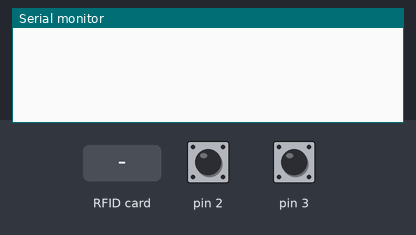
Simulated run of this sketch. Board: Arduino Mega 2560, built with avr-gcc and run on an emulated ATmega2560. Shown: the last lines printed to the serial monitor. The inputs (shaded band) are chosen by the test bench; at power-on: pin 2 HIGH, pin 3 HIGH.

Above: at 1.2 s.
1.3 s: pin 2 pulled LOW for 0.15 s
At 2.4 s:
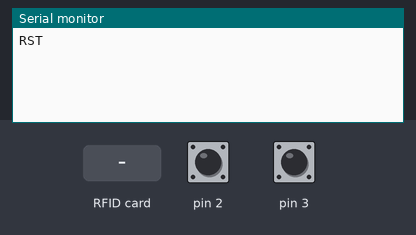
2.9 s: pin 3 pulled LOW for 0.15 s
At 3.8 s:
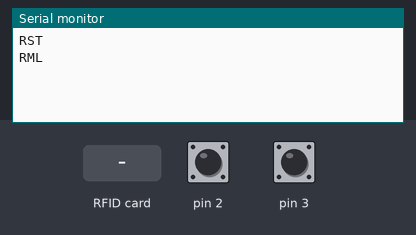
4.5 s: RFID card 5E 7A 19 C4 held to the reader
At 5.7 s:
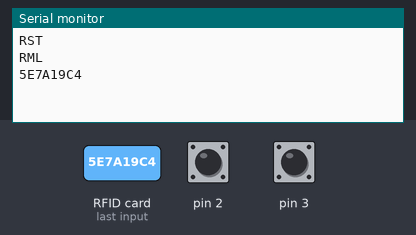

The sketch:

rfidmega.ino
```cpp
#include <SPI.h>
#include <MFRC522.h>

#define SS_PIN 53
#define RST_PIN 5
int rstoldsensorVal = 1;
int rmloldsensorVal = 1;

MFRC522 mfrc522(SS_PIN, RST_PIN); // Create MFRC522 instance

void setup() {
  Serial.begin(9600); // Initialize serial communication
  SPI.begin(); // Initialize SPI bus
  mfrc522.PCD_Init(); // Initialize MFRC522
  pinMode(2, INPUT_PULLUP);
  pinMode(3, INPUT_PULLUP);
}

void loop() {
  if (mfrc522.PICC_IsNewCardPresent() && mfrc522.PICC_ReadCardSerial()) {
    for (byte i = 0; i < mfrc522.uid.size; i++) {
      if (mfrc522.uid.uidByte[i] < 0x10) Serial.print("0");
      Serial.print(mfrc522.uid.uidByte[i], HEX);
    }
    Serial.println();
    mfrc522.PICC_HaltA(); // Stop reading
  }
  int rstsensorVal = digitalRead(2);
  int rmlsensorVal = digitalRead(3);
  if(rstoldsensorVal == 0 && rstsensorVal == 1){
    Serial.println("RST");}
  if(rmloldsensorVal == 0 && rmlsensorVal == 1){
    Serial.println("RML");}
  rstoldsensorVal = rstsensorVal;
  rmloldsensorVal = rmlsensorVal;
}
```

Measured:
- after the input at 1.3 s, the serial monitor: prints a new line after 0.15 s (image 1)
- after the input at 2.9 s, the serial monitor: prints a new line after 0.16 s (image 2)
- after the input at 4.5 s, the serial monitor: prints a new line at once (image 3)
